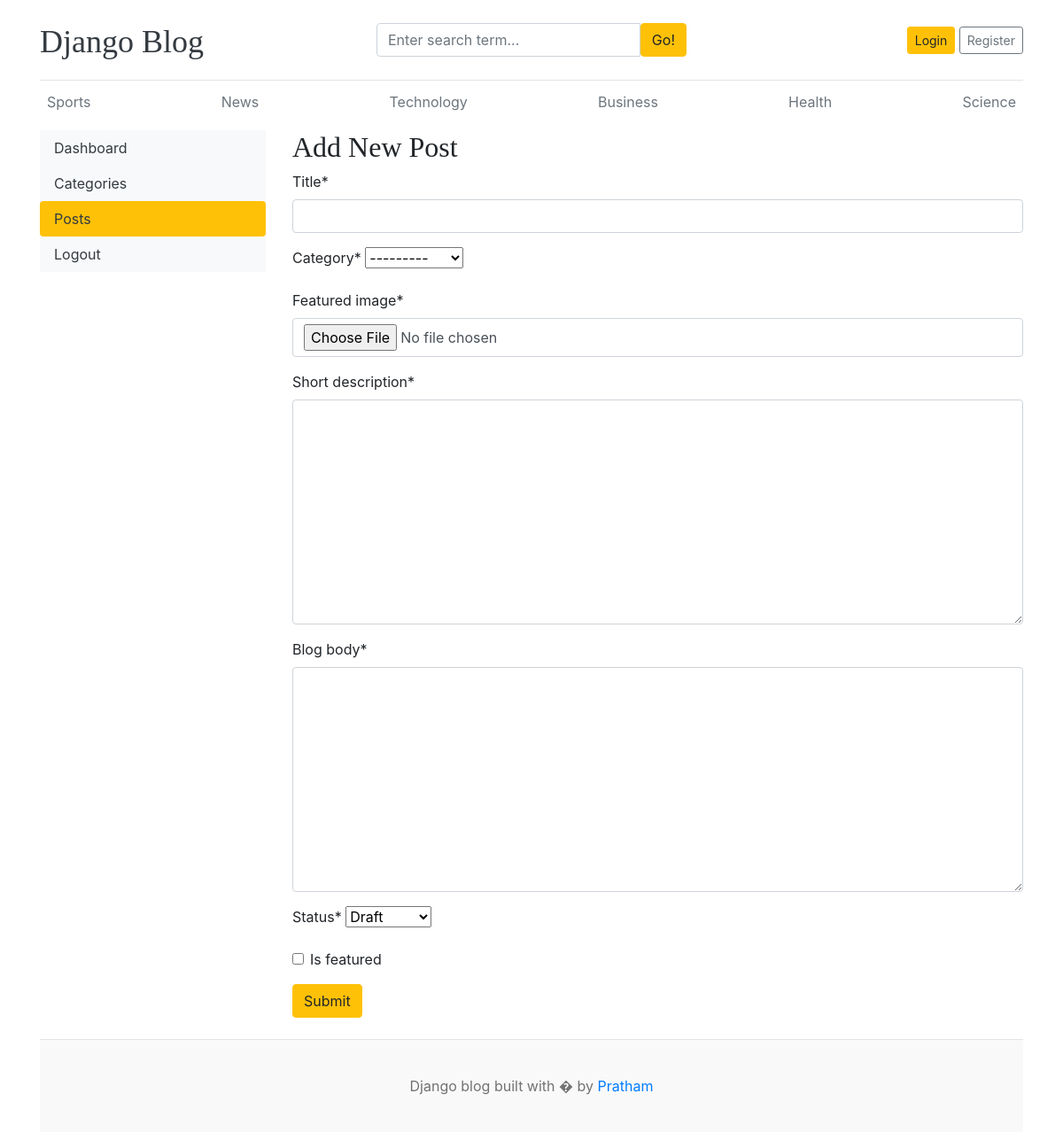
/dashboard/posts/add/, run on the app's committed database.
### blogs/models.py (models this page shows)
class Category(models.Model):
    category_name = models.CharField(max_length = 50, unique = True)
    created_at = models.DateTimeField(auto_now=True)
    updated_at = models.DateTimeField(auto_now=True)
    class Meta:
        verbose_name_plural = 'categories'
    def __str__(self):
        return self.category_name

### dashboards/views.py (the view, shortened to what this page needs)
# urls.py: path('posts/add/', views.add_post, name='add_post'),
def add_post(request):
    form = BlogPostForm()
    context = {
        'form': form,
    }
    return render(request, 'dashboard/add_post.html', context)

### dashboards/forms.py
class BlogPostForm(forms.ModelForm):
    class Meta:
        model = Blog
        fields = ('title', 'category', 'featured_image', 'short_description', 'blog_body', 'status', 'is_featured')

### blogs/context_processors.py (called while the page is built)
def get_categories(request):
    categories = Category.objects.all()
    return dict(categories=categories)

### templates/dashboard/add_post.html (shortened to what this page needs)
{% extends 'base.html' %}
{% block content %}
{% load crispy_forms_tags %}
<div class="row">
    {% include 'dashboard/sidebar.html' %}
    <div class="col-md-9">
        <h2>Add New Post</h2>
        <form action="{% url 'add_post' %}" method="POST" enctype="multipart/form-data">
            {{ form | crispy }}
            <button type="submit" class="btn btn-warning">Submit</button>
        </form>
        <br>
    </div>
</div>
{% endblock %}

### templates/base.html (shortened to what this page needs)
{% load static %}
<!DOCTYPE html>
<html lang="en">
  <head>
    <link
      href="https://getbootstrap.com/docs/4.0/dist/css/bootstrap.min.css"
      rel="stylesheet"
    />
    <link href="{% static 'css/blog.css' %}" rel="stylesheet" />
     <link rel="stylesheet" href="https://cdnjs.cloudflare.com/ajax/libs/font-awesome/4.7.0/css/font-awesome.min.css">
  </head>
  <body>
    <div class="container">
      <header class="blog-header py-3">
        <div class="row flex-nowrap justify-content-between align-items-center">
          <div class="col-4 pt-1">
            <a class="blog-header-logo text-dark" href="/">Django Blog</a>
          </div>
          <div class="col-4">
            <form action="{% url "search" %}" method="GET">
              <div class="input-group">
                  <input class="form-control" type="text" name="keyword" value="{{keyword}}" placeholder="Enter search term..." aria-label="Enter search term..." aria-describedby="button-search" />
                  <button type="submit" class="btn btn-warning" id="button-search" type="button">Go!</button>
                    </div>
            </form>
          </div>
          <div class="col-4 d-flex justify-content-end align-items-center">
            {% if not user.is_authenticated %}
            <a class="btn btn-sm btn-warning" href="{% url "login" %}">Login</a> &nbsp;
            <a class="btn btn-sm btn-outline-secondary" href="{% url "register" %}">Register</a>
            {% else %}
            <span><a href="{% url "dashboard" %}">Dashboard</a></span>
            &emsp;
            <span><a href="{% url "logout" %}">Logout</a></span>
            {% endif %}
          </div>
        </div>
      </header>
      <div class="nav-scroller py-1 mb-2">
        <nav class="nav d-flex justify-content-between">
          {% for cat in categories %}
          <a class="p-2 text-muted" href="{% url "post_by_category" cat.id %}">{{cat.category_name}}</a>
          {% endfor %}
        </nav>
      </div>
{% block content %} {% endblock %}
    <footer class="blog-footer">
      <p>Django blog built with � by <a href="https://prathamehta.netlify.app/">Pratham</a></p>
    </footer>
    {% load django_browser_reload %} {% django_browser_reload_script %}
  </body>
</html>

### static/css/blog.css (style rules this page uses)
.blog-header { border-bottom: 1px solid #e5e5e5; }
.blog-header-logo { font-family: "Playfair Display", Georgia, "Times New Roman", serif; font-size: 2.25rem; }
h1, h2, h3, h4, h5, h6 { font-family: "Playfair Display", Georgia, "Times New Roman", serif; }
.blog-footer { padding: 2.5rem 0; color: #727272; text-align: center; background-color: #f9f9f9; border-top: .05rem solid #e5e5e5; }
.blog-footer p:last-child { margin-bottom: 0; }

### data on the page
Category: category_name "Sports"
Category: category_name "News"
Category: category_name "Technology"
Category: category_name "Business"
Category: category_name "Health"
Category: category_name "Science"
